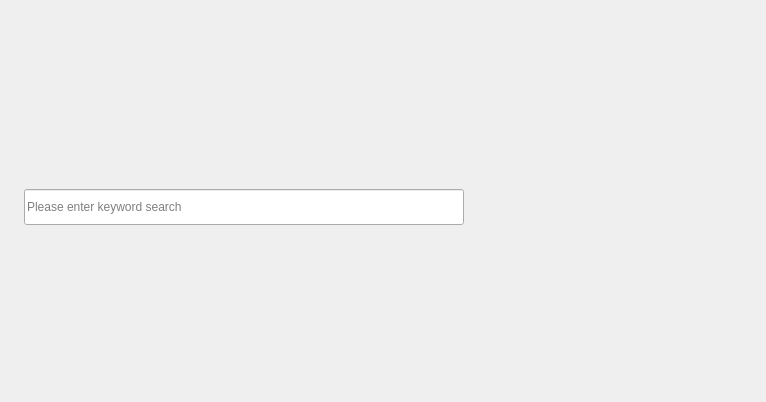
<?xml version="1.0" encoding="UTF-8"?>
<ui version="4.0">
 <class>DeviceLogPage</class>
 <widget class="QWidget" name="DeviceLogPage">
  <property name="geometry">
   <rect>
    <x>0</x>
    <y>0</y>
    <width>766</width>
    <height>402</height>
   </rect>
  </property>
  <property name="windowTitle">
   <string>Form</string>
  </property>
  <property name="styleSheet">
   <string notr="true"/>
  </property>
  <layout class="QVBoxLayout" name="verticalLayout">
   <property name="spacing">
    <number>10</number>
   </property>
   <property name="leftMargin">
    <number>24</number>
   </property>
   <property name="topMargin">
    <number>16</number>
   </property>
   <property name="rightMargin">
    <number>24</number>
   </property>
   <property name="bottomMargin">
    <number>4</number>
   </property>
   <item>
    <layout class="QHBoxLayout" name="horizontalLayout">
     <property name="spacing">
      <number>10</number>
     </property>
     <property name="rightMargin">
      <number>0</number>
     </property>
     <item>
      <widget class="QLabel" name="m_title">
       <property name="text">
        <string/>
       </property>
      </widget>
     </item>
     <item>
      <spacer name="horizontalSpacer">
       <property name="orientation">
        <enum>Qt::Horizontal</enum>
       </property>
       <property name="sizeHint" stdset="0">
        <size>
         <width>40</width>
         <height>20</height>
        </size>
       </property>
      </spacer>
     </item>
     <item>
      <widget class="QLabel" name="m_records">
       <property name="text">
        <string/>
       </property>
      </widget>
     </item>
    </layout>
   </item>
   <item>
    <widget class="QWidget" name="m_control_line" native="true">
     <layout class="QHBoxLayout" name="horizontalLayout_2">
      <property name="spacing">
       <number>10</number>
      </property>
      <property name="leftMargin">
       <number>0</number>
      </property>
      <property name="topMargin">
       <number>0</number>
      </property>
      <property name="rightMargin">
       <number>0</number>
      </property>
      <property name="bottomMargin">
       <number>0</number>
      </property>
      <item>
       <widget class="QLineEdit" name="m_search">
        <property name="minimumSize">
         <size>
          <width>440</width>
          <height>36</height>
         </size>
        </property>
        <property name="maximumSize">
         <size>
          <width>440</width>
          <height>36</height>
         </size>
        </property>
        <property name="placeholderText">
         <string>Please enter keyword search</string>
        </property>
       </widget>
      </item>
      <item>
       <spacer name="horizontalSpacer_2">
        <property name="orientation">
         <enum>Qt::Horizontal</enum>
        </property>
        <property name="sizeHint" stdset="0">
         <size>
          <width>40</width>
          <height>20</height>
         </size>
        </property>
       </spacer>
      </item>
     </layout>
    </widget>
   </item>
   <item>
    <widget class="KS::DM::DeviceLogTable" name="m_table" native="true"/>
   </item>
  </layout>
 </widget>
 <customwidgets>
  <customwidget>
   <class>KS::DM::DeviceLogTable</class>
   <extends>QWidget</extends>
   <header>src/ui/dm/device-log-table.h</header>
   <container>1</container>
  </customwidget>
 </customwidgets>
 <resources/>
 <connections/>
</ui>
